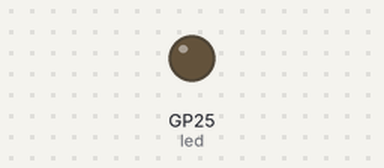
The program below on a simulated Raspberry Pi Pico running MicroPython. Parts: output pins drawn as LEDs (lit = HIGH).

Above: at 1.0 s.
At 3.0 s:
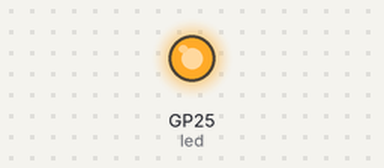
Timing chart, 0 to 5.2 s (numbered marks = the images above):
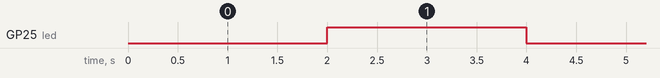

Measured:
- by itself, GP25 (led): alternates HIGH for 2.0 s and LOW for 2.0 s

The program:

timer.py
```python
from machine import Pin, Timer

# 创建LED对象
led=Pin(25, Pin.OUT)

# 闪烁回调函数
def twinkle(tim):
    # toggle方法:LED状态翻转
    led.toggle()

if __name__ == '__main__':
    # 构建定时器
    tim = Timer()
    # tim.init(period, mode, callback)
    # period:周期时间(单位为ms)
    # mode:工作模式，有Timer.ONE_SHOT(执行一次)和Timer.PERIODIC(周期性执行)两种
    # callback:定时器中断的回调函数
    tim.init(period=2000, mode=Timer.PERIODIC, callback=twinkle)
```
